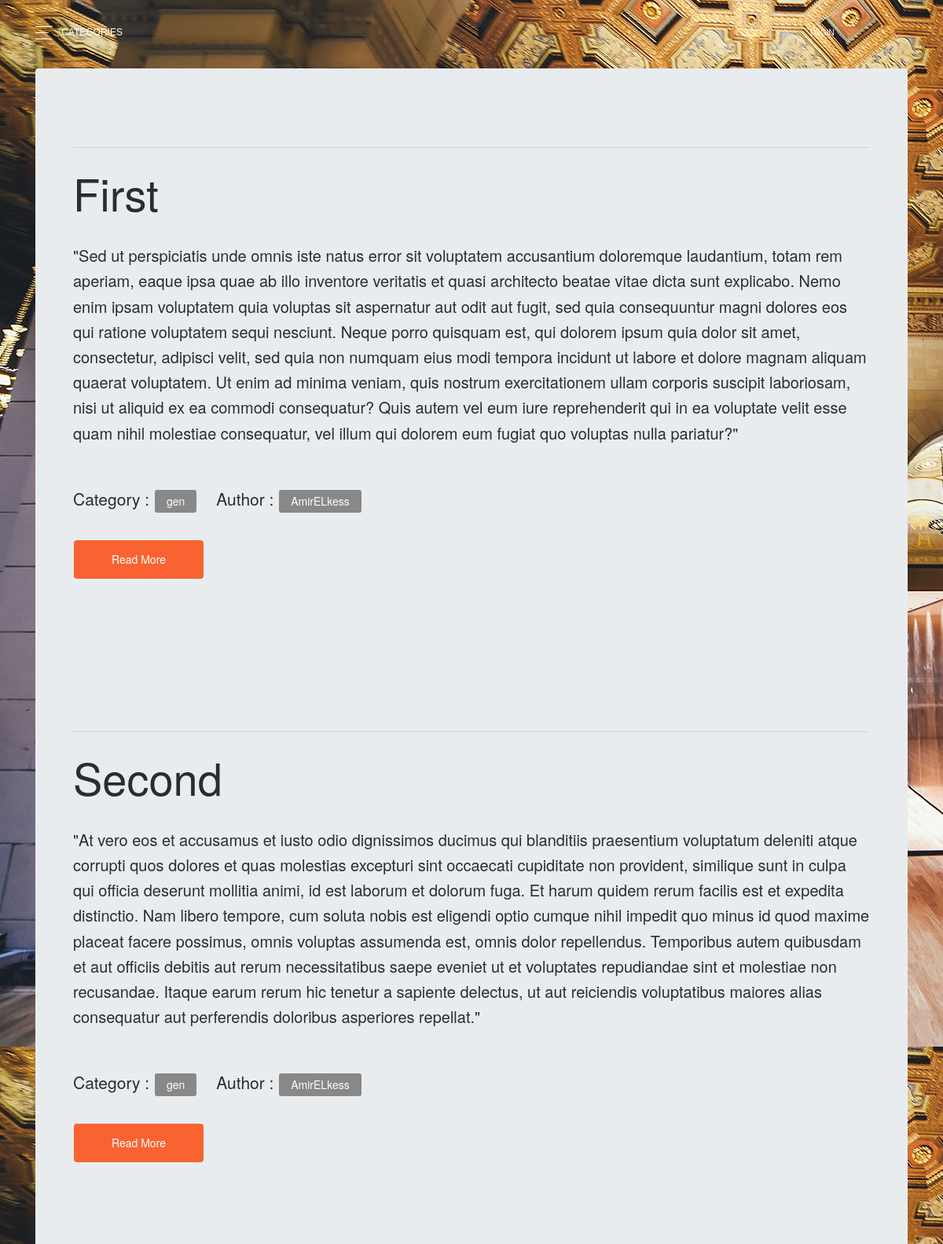
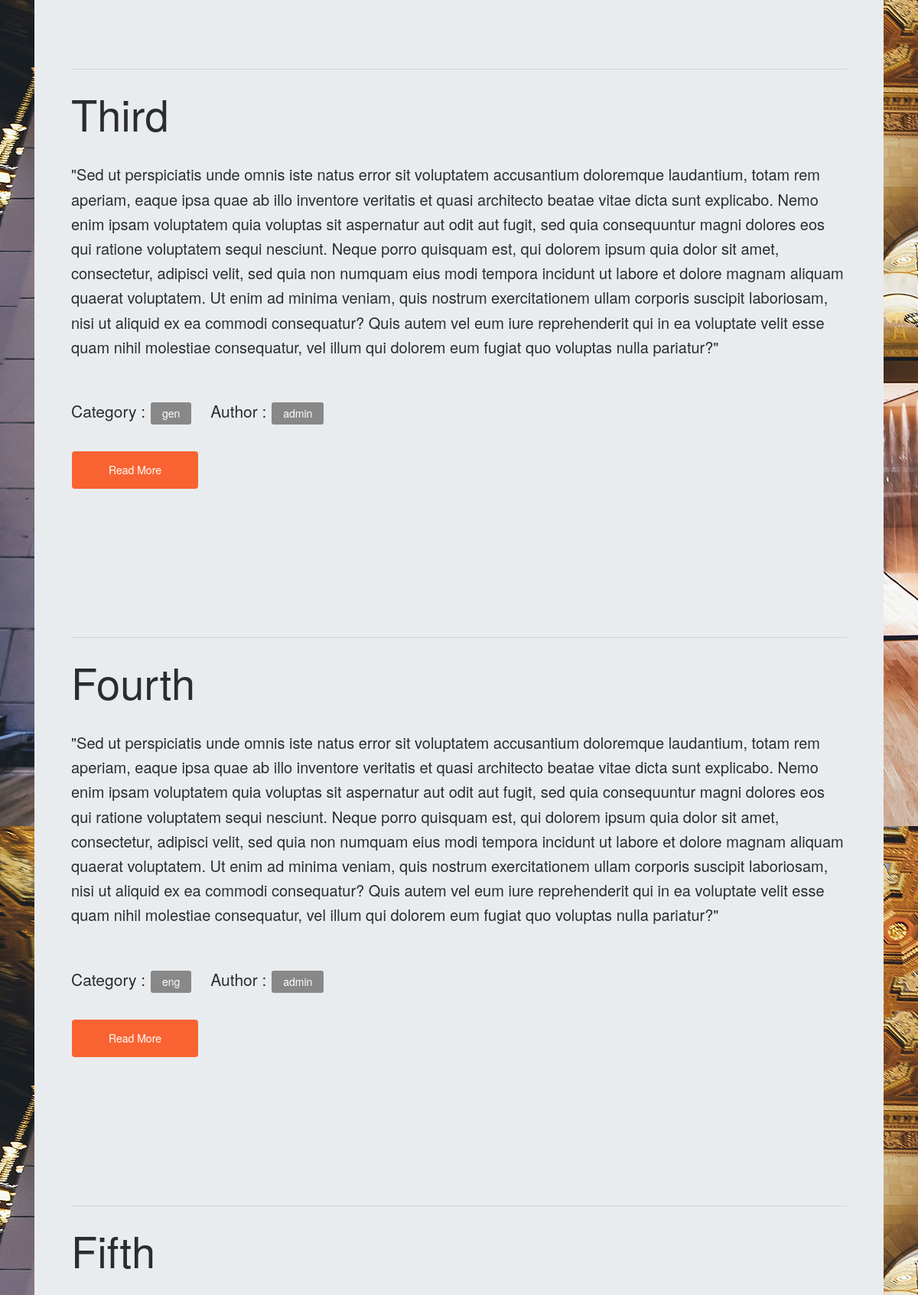
Screenshot of /main/home (upper part) with the database file from the repository (2 pictures, top to bottom).
### main/models.py (models this page shows, shortened)
class Topic(models.Model):
    Author = models.ForeignKey(User, on_delete=models.CASCADE, related_name='topics')
    Title = models.CharField(max_length=200,unique = True)
    Body = models.TextField()
    positiveVotes = models.IntegerField(default=0)
    negativeVotes = models.IntegerField(default=0)
    videoLink = models.URLField(max_length=400, blank = True)
    Category = models.CharField(
        max_length = 3,
        choices = ( ("phy", "Physics"),
                    ("che", "Chemistry"),
                    ("bio", "Biology"),
                    ("eng", "English"),
                    ("ara", "Arabic"),
                    ("his", "History"),
                    ("art", "Arts"),
                    ("ict", "Computer science"),
                    ("mth", "Maths"),
                    ("gen", "General"),
                    ),
        default = "gen",
    )
    timeStamp = models.DateTimeField(auto_now=False, auto_now_add=True)

### main/views.py (the view)
# urls.py: 2. Add a URL to urlpatterns:  path('', views.home, name='home')
def home(request):
    topics_list = get_list_or_404(Topic)
    data = {'topics_list': topics_list}
    return render(request, 'main/home.html',context=data)

### templates/main/home.html (shortened to what this page needs)
{% extends 'base.html' %}
{%block navbar%}
  Categories
{%endblock%}
{% block breadcrumb %}
{% if topics_list%}
    {%for topic in topics_list%}
<div class="jumbotron">
    <hr class="my-4">
    <h1 class="display-4">{{topic.Title}}</h1>
    <p class="lead">{{topic.Body}}</p>
    <ul style="list-style:none ; margin: 0px; padding: 0px">
        <li style="display:inline-block; padding-right: 20px"><h4>Category : <a class="btn btn-secondary btn-sm" href={{topic.Category}} role="button">{{topic.Category}}</a></h4></li>
        <li style="display:inline-block"><h4>Author : <a class="btn btn-secondary btn-sm" href={{topic.Author}} role="button">{{topic.Author}}</a></h4></li>
    </ul>
    <a class="btn btn-primary btn-lg" href={{topic.Category}}/{{topic.id}} role="button">Read More</a>
</div>
    {%endfor%}
{%endif%}
{% endblock %}

### rows the page displays
Topic: Title "First", Body "\"Sed ut perspiciatis unde omnis iste natus error sit voluptatem accusantium doloremque laudantium, totam rem aperiam, eaque ipsa quae ab illo inventore veritatis et quasi architecto beatae vitae dicta sunt explicabo. Nemo enim ipsam voluptatem quia voluptas sit aspernatur aut odit aut fugit, sed quia consequuntur magni dolores eos qui ratione voluptatem sequi nesciunt. Neque porro quisquam est, qui dolorem ipsum quia dolor sit amet, consectetur, adipisci velit, sed quia non numquam eius modi tempora incidunt ut labore et dolore magnam aliquam quaerat voluptatem. Ut enim ad minima veniam, quis nostrum exercitationem ullam corporis suscipit laboriosam, nisi ut aliquid ex ea commodi…", Category "gen", Author "AmirELkess"
Topic: Title "Second", Body "\"At vero eos et accusamus et iusto odio dignissimos ducimus qui blanditiis praesentium voluptatum deleniti atque corrupti quos dolores et quas molestias excepturi sint occaecati cupiditate non provident, similique sunt in culpa qui officia deserunt mollitia animi, id est laborum et dolorum fuga. Et harum quidem rerum facilis est et expedita distinctio. Nam libero tempore, cum soluta nobis est eligendi optio cumque nihil impedit quo minus id quod maxime placeat facere possimus, omnis voluptas assumenda est, omnis dolor repellendus. Temporibus autem quibusdam et aut officiis debitis aut rerum necessitatibus saepe eveniet ut et voluptates repudiandae sint et molestiae non recusandae. Itaque…", Category "gen", Author "AmirELkess"
Topic: Title "Third", Body "\"Sed ut perspiciatis unde omnis iste natus error sit voluptatem accusantium doloremque laudantium, totam rem aperiam, eaque ipsa quae ab illo inventore veritatis et quasi architecto beatae vitae dicta sunt explicabo. Nemo enim ipsam voluptatem quia voluptas sit aspernatur aut odit aut fugit, sed quia consequuntur magni dolores eos qui ratione voluptatem sequi nesciunt. Neque porro quisquam est, qui dolorem ipsum quia dolor sit amet, consectetur, adipisci velit, sed quia non numquam eius modi tempora incidunt ut labore et dolore magnam aliquam quaerat voluptatem. Ut enim ad minima veniam, quis nostrum exercitationem ullam corporis suscipit laboriosam, nisi ut aliquid ex ea commodi…", Category "gen", Author "admin"
Topic: Title "Fourth", Body "\"Sed ut perspiciatis unde omnis iste natus error sit voluptatem accusantium doloremque laudantium, totam rem aperiam, eaque ipsa quae ab illo inventore veritatis et quasi architecto beatae vitae dicta sunt explicabo. Nemo enim ipsam voluptatem quia voluptas sit aspernatur aut odit aut fugit, sed quia consequuntur magni dolores eos qui ratione voluptatem sequi nesciunt. Neque porro quisquam est, qui dolorem ipsum quia dolor sit amet, consectetur, adipisci velit, sed quia non numquam eius modi tempora incidunt ut labore et dolore magnam aliquam quaerat voluptatem. Ut enim ad minima veniam, quis nostrum exercitationem ullam corporis suscipit laboriosam, nisi ut aliquid ex ea commodi…", Category "eng", Author "admin"
Topic: Title "Fifth"
